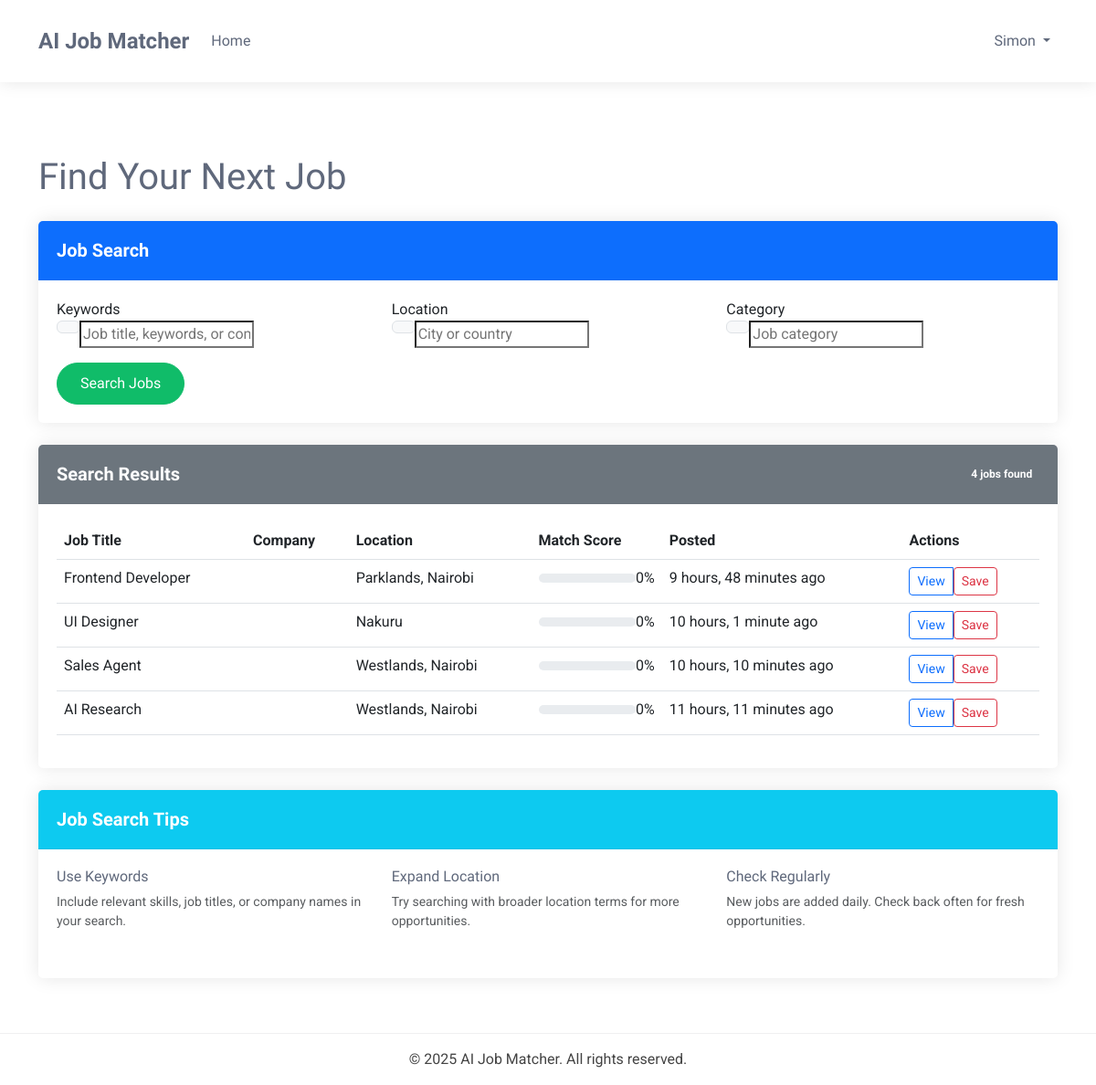
Screenshot of /candidate/jobs/search/ (signed in) with the database file from the repository.
### accounts/models.py (models this page shows, shortened)
class TrackingModel(models.Model):
    created_at = models.DateTimeField(auto_now_add=True)
    updated_at = models.DateTimeField(auto_now=True)
    class Meta:
        abstract = True
        ordering = ["-created_at"]

class User(AbstractBaseUser, TrackingModel):
    username_validator = UnicodeUsernameValidator()
    Role_choices = (
        ("Administrator", "Administrator"),
        ("Recruiter", "Recruiter"),
        ("Candidate", "Candidate")
    )
    Gender_choices = (
        ("Male", "Male"),
        ("Female", "Female"),
        ("Other", "Other")
    )
    username = models.CharField(
        _('username'),
        max_length=150,
        unique=True,
        validators=[username_validator],
        error_messages={
            'unique':_("A user with that username already exists."),
        },
    )
    phoneNumberRegex = RegexValidator(regex=r"^\+?1?\d{8,15}$")
    full_name = models.CharField(_('full name'),max_length=200)
    email = models.EmailField(_('email'), unique=True, error_messages={
        'unique': ('A user with email already exists.'),
    })
    gender = models.CharField(_("gender"), max_length=10, choices=Gender_choices)
    phone = PhoneNumberField(
        _('phone number'), unique=True,validators=[phoneNumberRegex],
        blank=True, null=True, max_length=27)
    country = models.CharField(_("country"), max_length=50,
                              blank=True, null=True)
    city = models.CharField(_("city"), max_length=50,
                              blank=True, null=True)
    role = models.CharField(_('Role'), max_length=17, choices=Role_choices, default="Client")
    is_active = models.BooleanField(_('active'), default=True)
    is_admin = models.BooleanField(_('admin'), default=False)
    is_staff = models.BooleanField(_("staff"), default=False)
    timestamp = models.DateTimeField(_("timestamp"), auto_now_add=True)
    objects = CustomManager()
    USERNAME_FIELD = 'email'
    REQUIRED_FIELDS = ['username',]
    @property
    def staff(self):
        return self.staff
    @property
    def active(self):
        return self.active
    @property
    def admin(self):
        return self.admin

### dashboards/models.py (models this page shows, shortened)
class BaseModel(models.Model):
    created_at = models.DateTimeField(auto_now_add=True)
    updated_at = models.DateTimeField(auto_now=True)
    class Meta:
        abstract = True

class JobPosting(BaseModel):
    STATUS_CHOICES = (
        ('active', 'Active'),
        ('filled', 'Filled'),
        ('expired', 'Expired'),
        ('draft', 'Draft'),
    )
    recruiter = models.ForeignKey(Recruiter, on_delete=models.CASCADE, related_name='job_postings')
    title = models.CharField(_('job title'), max_length=255)
    company_name = models.CharField(_('company name'), max_length=255)
    category = models.CharField(_('job category'), max_length=100)
    description = models.TextField(_('job description'))
    requirements = models.TextField(_('job requirements'))
    responsibilities = models.TextField(_('responsibilities'))
    location = models.CharField(_('location'), max_length=255)
    salary_min = models.DecimalField(_('minimum salary'), max_digits=12, decimal_places=2, null=True, blank=True)
    salary_max = models.DecimalField(_('maximum salary'), max_digits=12, decimal_places=2, null=True, blank=True)
    experience_required = models.PositiveIntegerField(_('experience required (years)'), default=0)
    education_level = models.CharField(_('education level'), max_length=100)
    employment_type = models.CharField(_('employment type'), max_length=50)
    status = models.CharField(_('status'), max_length=20, choices=STATUS_CHOICES, default='active')
    expiry_date = models.DateField(_('expiry date'), default=timezone.now)
    skills_required = models.TextField(_('skills required'))
    embedding_vector = models.BinaryField(_('job embedding vector'), null=True, blank=True)
    class Meta:
        ordering = ['-created_at']
        verbose_name = _('Job Posting')
        verbose_name_plural = _('Job Postings')

### candidate/views.py (the view, shortened to what this page needs)
# urls.py: path('jobs/search/', views.job_search, name='job_search'),
@login_required
@user_passes_test(is_candidate)
def job_search(request):
    try:
        candidate = request.user.candidate
    except Candidate.DoesNotExist:
        messages.error(request, "Candidate profile not found")
        return redirect('accounts:profile')
    form = JobSearchForm(request.GET or None)
    jobs = JobPosting.objects.filter(status='active')
    jobs = jobs.order_by('-created_at')
    try:
        resume = Resume.objects.get(candidate=candidate)
        has_resume = True
        if resume.embedding_vector:
            jobs_with_scores = []
            for job in jobs:
                match_score = 0
                if job.embedding_vector:
                    from dashboards.ai_utils import calculate_match_score
                    match_score = calculate_match_score(job.embedding_vector, resume.embedding_vector)
                jobs_with_scores.append((job, round(match_score, 1)))
            if not any(form.cleaned_data.values()):
                jobs_with_scores.sort(key=lambda x: x[1], reverse=True)
        else:
            jobs_with_scores = [(job, 0) for job in jobs]
    except Resume.DoesNotExist:
        has_resume = False
        jobs_with_scores = [(job, 0) for job in jobs]
    recent_searches = JobSearchHistory.objects.filter(
        candidate=candidate
    ).order_by('-timestamp')[:5]
    saved_job_ids = SavedJob.objects.filter(candidate=candidate).values_list('job_id', flat=True)
    context = {
        'form': form,
        'jobs_with_scores': jobs_with_scores,
        'has_resume': has_resume,
        'recent_searches': recent_searches,
        'saved_job_ids': list(saved_job_ids),  # Convert QuerySet to list for template comparison
    }
    return render(request, 'candidate/job_search.html', context)

### templates/candidate/job_search.html (shortened to what this page needs)
{% extends 'candidate/base.html' %}
{% load static %}
{% block content %}
<div class="container mt-4">
    <h1 class="mb-4">Find Your Next Job</h1>
    <div class="card mb-4">
        <div class="card-header bg-primary text-white">
            <h5 class="card-title mb-0">Job Search</h5>
        </div>
        <div class="card-body">
            <form method="get" action="{% url 'candidate:job_search' %}">
                <div class="row">
                    <div class="col-md-4 mb-3">
                        <label for="{{ form.query.id_for_label }}">Keywords</label>
                        <div class="input-group">
                            <div class="input-group-prepend">
                                <span class="input-group-text"></span>
                            </div>
                            {{ form.query }}
                        </div>
                    </div>
                    <div class="col-md-4 mb-3">
                        <label for="{{ form.location.id_for_label }}">Location</label>
                        <div class="input-group">
                            <div class="input-group-prepend">
                                <span class="input-group-text"></span>
                            </div>
                            {{ form.location }}
                        </div>
                    </div>
                    <div class="col-md-4 mb-3">
                        <label for="{{ form.category.id_for_label }}">Category</label>
                        <div class="input-group">
                            <div class="input-group-prepend">
                                <span class="input-group-text"></span>
                            </div>
                            {{ form.category }}
                        </div>
                    </div>
                </div>
                <div class="row">
                    <div class="col-md-12 text-right">
                        <button type="submit" class="btn btn-primary">
                             Search Jobs
                        </button>
                    </div>
                </div>
            </form>
        </div>
    </div>
    <div class="card">
        <div class="card-header bg-secondary text-white d-flex justify-content-between align-items-center">
            <h5 class="card-title mb-0">Search Results</h5>
            <span class="badge badge-light">{{ jobs_with_scores|length }} jobs found</span>
        </div>
        <div class="card-body">
            {% if jobs_with_scores %}
                <div class="table-responsive">
                    <table class="table table-hover">
                        <thead class="thead-light">
                            <tr>
                                <th>Job Title</th>
                                <th>Company</th>
                                <th>Location</th>
                                {% if has_resume %}
                                    <th>Match Score</th>
                                {% endif %}
                                <th>Posted</th>
                                <th>Actions</th>
                            </tr>
                        </thead>
                        <tbody>
                            {% for job, match_score in jobs_with_scores %}
                                <tr>
                                    <td>
                                        <a href="{% url 'candidate:job_detail' job.id %}" class="font-weight-bold text-dark">
                                            {{ job.title }}
                                        </a>
                                    </td>
                                    <td>{{ job.company.name }}</td>
                                    <td> {{ job.location }}</td>
                                    {% if has_resume %}
                                        <td>
                                            <div class="d-flex align-items-center">
                                                <div class="progress flex-grow-1" style="height: 10px;">
                                                </div>
                                                <span class="ml-2">{{ match_score }}%</span>
                                            </div>
                                        </td>
                                    {% endif %}
                                    <td>{{ job.created_at|timesince }} ago</td>
                                    <td>
                                        <div class="btn-group">
                                            <a href="{% url 'candidate:job_detail' job.id %}" class="btn btn-sm btn-outline-primary">
                                                 View
                                            </a>
                                            <form method="post" action="{% url 'candidate:toggle_save_job' job.id %}">
                                                {% if job.id in saved_job_ids %}
                                                    <button type="submit" class="btn btn-sm btn-danger">
                                                        <i class="fas fa-heart"></i> Saved
                                                    </button>
                                                {% else %}
                                                    <button type="submit" class="btn btn-sm btn-outline-danger">
                                                         Save
                                                    </button>
                                                {% endif %}
                                            </form>
                                        </div>
                                    </td>
                                </tr>
                            {% endfor %}
                        </tbody>
                    </table>
                </div>
            {% endif %}
        </div>
    </div>
    <div class="card mt-4">
        <div class="card-header bg-info text-white">
            <h5 class="card-title mb-0">Job Search Tips</h5>
        </div>
        <div class="card-body">
            <div class="row">
                <div class="col-md-4 mb-3">
                    <div class="media">
                        <div class="media-body">
                            <h6>Use Keywords</h6>
                            <p class="text-muted small">Include relevant skills, job titles, or company names in your search.</p>
                        </div>
                    </div>
                </div>
                <div class="col-md-4 mb-3">
                    <div class="media">
                        <div class="media-body">
                            <h6>Expand Location</h6>
                            <p class="text-muted small">Try searching with broader location terms for more opportunities.</p>
                        </div>
                    </div>
                </div>
                <div class="col-md-4 mb-3">
                    <div class="media">
                        <div class="media-body">
                            <h6>Check Regularly</h6>
                            <p class="text-muted small">New jobs are added daily. Check back often for fresh opportunities.</p>
                        </div>
                    </div>
                </div>
            </div>
        </div>
    </div>
</div>
{% endblock %}

### templates/candidate/base.html (shortened to what this page needs)
{%load static%}
<!DOCTYPE html>
<html lang="en">
<head>
    <link href="https://cdn.jsdelivr.net/npm/bootstrap@5.3.0-alpha1/dist/css/bootstrap.min.css" rel="stylesheet">
</head>
<body>
    <nav class="navbar navbar-expand-lg">
        <div class="container">
            <a class="navbar-brand" href="/">AI Job Matcher</a>
            <div class="collapse navbar-collapse" id="navbarNav">
                <ul class="navbar-nav me-auto">
                    <li class="nav-item">
                        <a class="nav-link" href="{% url 'accounts:home' %}">Home</a>
                    </li>
                </ul>
                <ul class="navbar-nav">
                    {% if user.is_authenticated %}
                        <li class="nav-item dropdown">
                            <a class="nav-link dropdown-toggle" href="#" id="navbarDropdown" role="button" data-bs-toggle="dropdown" aria-expanded="false">
                                {{ user.username }}
                            </a>
                        </li>
                    {% endif %}
                </ul>
            </div>
        </div>
    </nav>
    <div class="container main-content">
        {% block content %}{% endblock %}
    </div>
    <footer class="text-center py-3">
        <div class="container">
            <p class="mb-0">&copy; {% now "Y" %} AI Job Matcher. All rights reserved.</p>
        </div>
    </footer>
</body>
</html>

### rows the page displays
User: username "Simon"
JobPosting: title "Frontend Developer", location "Parklands, Nairobi", match_score "0", created_at "9 hours, 48 minutes", shows "Save"
JobPosting: title "UI Designer", location "Nakuru", match_score "0", created_at "10 hours, 1 minute", shows "Save"
JobPosting: title "Sales Agent", location "Westlands, Nairobi", match_score "0", created_at "10 hours, 10 minutes", shows "Save"
JobPosting: title "AI Research", location "Westlands, Nairobi", match_score "0", created_at "11 hours, 11 minutes", shows "Save"

### other values shown
{{ jobs_with_scores|length }} "4"
